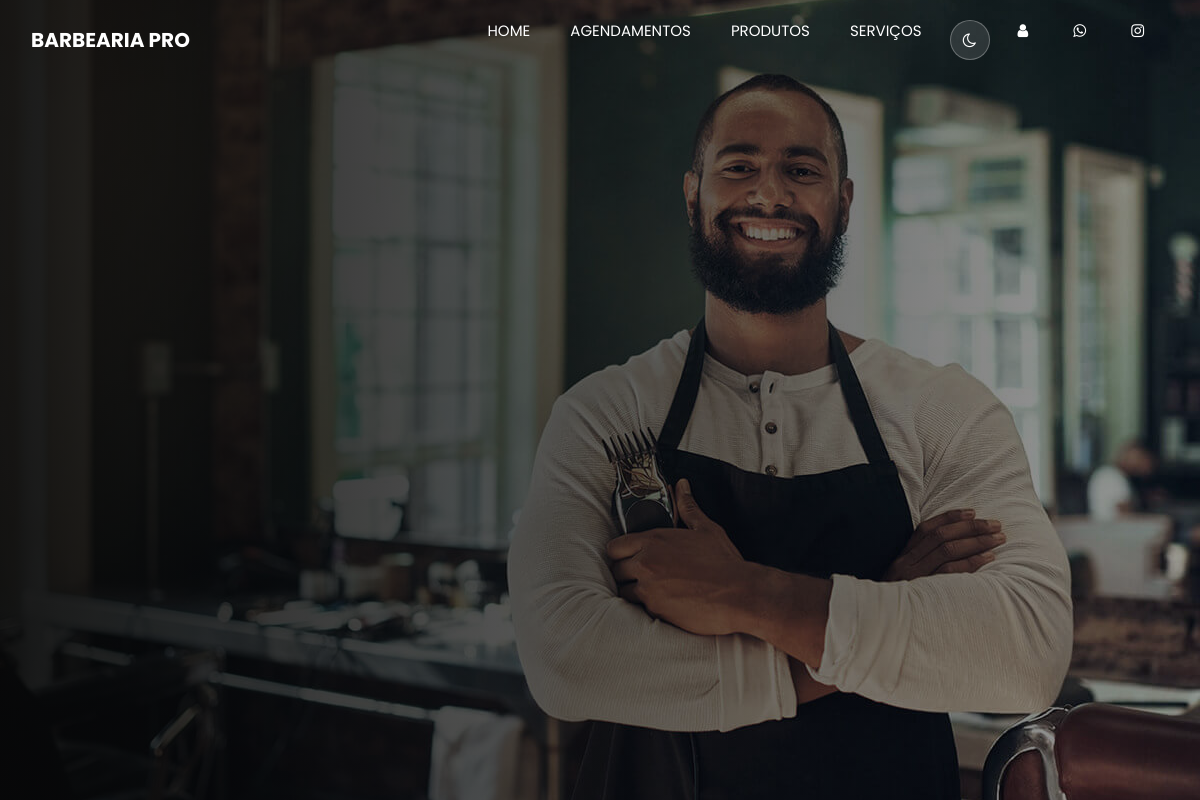
Screenshot of /cabecalho.php with the database file from the repository.
### tables this page shows
CREATE TABLE `config` (
  `id` int(11) NOT NULL,
  `nome` varchar(50) NOT NULL,
  `email` varchar(50) NOT NULL,
  `telefone_fixo` varchar(20) DEFAULT NULL,
  `telefone_whatsapp` varchar(20) NOT NULL,
  `endereco` varchar(100) DEFAULT NULL,
  `logo` varchar(100) DEFAULT NULL,
  `icone` varchar(100) DEFAULT NULL,
  `logo_rel` varchar(100) DEFAULT NULL,
  `tipo_rel` varchar(10) DEFAULT NULL,
  `instagram` varchar(100) DEFAULT NULL,
  `tipo_comissao` varchar(25) NOT NULL,
  `texto_rodape` varchar(255) DEFAULT NULL,
  `img_banner_index` varchar(100) DEFAULT NULL,
  `texto_sobre` varchar(600) DEFAULT NULL,
  `imagem_sobre` varchar(100) DEFAULT NULL,
  `icone_site` varchar(100) NOT NULL,
  `mapa` varchar(1000) DEFAULT NULL,
  `texto_fidelidade` varchar(255) DEFAULT NULL,
  `quantidade_cartoes` int(11) NOT NULL,
  `texto_agendamento` varchar(30) DEFAULT NULL,
  `msg_agendamento` varchar(5) DEFAULT NULL,
  `segmento` varchar(20) NOT NULL DEFAULT 'barbearia'
);

### sistema/conexao.php (called while the page is built, shortened)
<?php
require_once(__DIR__ . '/tenant.php');
try {
    $pdo = new PDO("mysql:dbname=$banco;host=$servidor;port=$porta;charset=utf8", "$usuario", "$senha");
} catch (Exception $e) {
    if (getenv('SHOW_DB_ERROR') === '1') {
        echo 'Nao conectado ao Banco de Dados! <br><br>' . $e->getMessage();
    } else {
        echo 'Nao foi possivel conectar ao banco de dados. Verifique as configuracoes de conexao e se o banco foi importado.';
    }
    exit;
}
if (!function_exists('bb_tel_whatsapp_numero')) {
    function bb_tel_whatsapp_numero($numero)
    {
        $digitos = preg_replace('/\D+/', '', (string) $numero);
        return '55' . $digitos;
    }
}
$nome_sistema      = 'Barbearia PRO';
$whatsapp_sistema  = '(11) 9999-9999';
$query = $pdo->query("SELECT * from config ");
if ($query) {
    $res = $query->fetchAll(PDO::FETCH_ASSOC);
    $total_reg = @count($res);
    if ($total_reg > 0) {
        $nome_sistema      = $res[0]['nome'];
        $whatsapp_sistema  = $res[0]['telefone_whatsapp'];
        $instagram_sistema = $res[0]['instagram'];
        $img_banner_index  = $res[0]['img_banner_index'];
        $segmento          = (isset($res[0]['segmento']) && $res[0]['segmento'] !== '') ? $res[0]['segmento'] : 'barbearia';
    }
}
if (!function_exists('bb_aplicar_segmento')) {
    function bb_aplicar_segmento($seg)
    {
        global $nome_sistema_base, $img_banner_index_base, $imagem_sobre_base, $texto_sobre_base, $texto_rodape_base, $texto_agendamento_base;
        global $whatsapp_sistema_base, $endereco_sistema_base, $instagram_sistema_base, $icone_site_base, $logo_sistema_base, $logo_rel_base, $texto_fidelidade_base, $email_sistema_base;
        if (isset($nome_sistema_base) && $nome_sistema_base !== '') {
            $nome_sistema       = $nome_sistema_base;
            $img_banner_index   = $img_banner_index_base;
            $whatsapp_sistema   = $whatsapp_sistema_base;
            $tel_whatsapp       = bb_tel_whatsapp_numero($whatsapp_sistema);
            $instagram_sistema  = $instagram_sistema_base;
        }
        if ($seg !== 'salao') {
            return;
        }
    }
}
$nome_sistema_base      = $nome_sistema;
$img_banner_index_base  = $img_banner_index;
$whatsapp_sistema_base   = isset($whatsapp_sistema) ? $whatsapp_sistema : '';
$instagram_sistema_base  = isset($instagram_sistema) ? $instagram_sistema : '';
?>

### cabecalho.php (the view, shortened to what this page needs)
<?php
require_once("sistema/conexao.php");
$segmento_site = $segmento;
$segmento = $segmento_site;
?>
<!DOCTYPE html>
<html>
<head>
  <link rel="stylesheet" type="text/css" href="css/bootstrap.css" />
  <link rel="stylesheet" type="text/css" href="https://cdnjs.cloudflare.com/ajax/libs/OwlCarousel2/2.3.4/assets/owl.carousel.min.css" />
  <link href="css/font-awesome.min.css" rel="stylesheet" />
  <?php if($segmento == 'salao'){ ?>
  <link href="css/style-salao.css" rel="stylesheet" />
  <?php }else{ ?>
  <link href="css/style.css" rel="stylesheet" />
  <?php } ?>
  <link href="css/responsive.css" rel="stylesheet" />
</head>
<?php
$current_page = basename($_SERVER['PHP_SELF'], '.php');
$body_class = ($current_page == 'index') ? '' : 'sub_page';
?>
<body class="<?php echo trim($body_class . ($segmento == 'salao' ? ' tema-salao' : '')); ?>">
  <div class="hero_area">
    <div class="hero_bg_box">
      <img src="images/<?php echo $img_banner_index ?>" alt="">
    </div>
    <header class="header_section">
      <div class="container">
        <nav class="navbar navbar-expand-lg custom_nav-container ">
          <a class="navbar-brand " href="index"> <?php echo $nome_sistema ?> </a>
          <div class="collapse navbar-collapse" id="navbarSupportedContent">
            <ul class="navbar-nav  ">
              <li class="nav-item active">
                <a class="nav-link" href="index">Home <span class="sr-only">(current)</span></a>
              </li>
               <li class="nav-item">
                <a class="nav-link" href="agendamentos"> Agendamentos</a>
              </li>
              <li class="nav-item">
                <a class="nav-link" href="produtos">Produtos</a>
              </li>
               <li class="nav-item">
                <a class="nav-link" href="servicos">Serviços</a>
              </li>
              <li class="nav-item">
                <button id="btn-tema" class="tema-toggle" type="button" title="Alternar tema" aria-label="Alternar tema escuro/claro">
                  <i class="tema-icone fa fa-moon-o" aria-hidden="true"></i>
                </button>
              </li>
              <li class="nav-item">
                <a title="Ir para o Sistema" class="nav-link" href="sistema" target="_blank"> <i class="fa fa-user" aria-hidden="true"></i> </a>
              </li>
                <li  class="nav-item">
                <a title="Ir para o Whatsapp" class="nav-link" href="http://api.whatsapp.com/send?1=pt_BR&phone=<?php echo $tel_whatsapp ?>" target="_blank"> <i class="fa fa-whatsapp" aria-hidden="true"></i> </a>
              </li>
               <li class="nav-item">
                <a title="Ver Instagram" class="nav-link" href="<?php echo $instagram_sistema ?>" target="_blank"> <i class="fa fa-instagram" aria-hidden="true"></i> </a>
              </li>
            </ul>
          </div>
        </nav>
      </div>
    </header>

### css/style.css (style rules this page uses)
:root { --fundo: #070707; --fundo-suave: #0d0d0d; --fundo-card: #111111; --fundo-input: #1a1a1a; --fundo-input-2: #1c1c1c; --fundo-info: #0a0a0a; --texto: #e8e8e8; --texto-forte: #ffffff; --texto-nav: #ffffff; --texto-suave: #fefefe; --texto-fraco: #9a9a9a; --texto-apagado: #999999; --borda: #3d3d3d; --dourado: #D4AF37; --dourado-claro: #F0CD7F; --dourado-escuro: #171204; --menu-mobile-fundo: rgba(10, 10, 10, 0.97); }
body { font-family: "Poppins", sans-serif; color: var(--texto); background-color: var(--fundo); overflow-x: hidden; }
a, a:hover, a:focus { text-decoration: none; }
.hero_area { position: relative; min-height: 100vh; display: -webkit-box; display: -ms-flexbox; display: flex; -webkit-box-orient: vertical; -webkit-box-direction: normal; -ms-flex-direction: column; flex-direction: column; }
.hero_area .hero_bg_box { position: absolute; top: 0; left: 0; width: 100%; height: 100%; overflow: hidden; z-index: -1; }
.hero_area .hero_bg_box img { width: 100%; height: 100%; -o-object-fit: cover; object-fit: cover; -o-object-position: center center; object-position: center center; min-width: 100%; min-height: 100%; }
.hero_area .hero_bg_box::before { content: ""; position: absolute; top: 0; left: 0; width: 100%; height: 100%; background: -webkit-gradient( linear, left top, right top, from(rgba(7, 7, 7, 0.93)), to(rgba(7, 7, 7, 0.38)) ); background: linear-gradient( to right, rgba(7, 7, 7, 0.93), rgba(7, 7, 7, 0.38) ); }
.header_section { padding: 15px 0; }
.navbar-brand { color: var(--texto-nav); font-weight: bold; font-size: 20px; text-transform: uppercase; }
.custom_nav-container { padding: 0; }
.custom_nav-container .navbar-nav { margin-left: auto; }
.custom_nav-container .navbar-nav .nav-item .nav-link { padding: 5px 20px; color: var(--texto-nav); text-align: center; text-transform: uppercase; border-radius: 5px; font-size: 15px; -webkit-transition: all 0.3s; transition: all 0.3s; }
.custom_nav-container .navbar-nav .nav-item .nav-link i { margin-right: 5px; }
.tema-toggle { display: inline-flex; align-items: center; justify-content: center; width: 40px; height: 40px; margin: 5px 8px; background: rgba(255, 255, 255, 0.12); border: 1px solid rgba(255, 255, 255, 0.28); border-radius: 50%; color: var(--texto-nav); font-size: 16px; cursor: pointer; outline: none; -webkit-transition: all 0.3s; transition: all 0.3s; }
body, .product_section .product_container, .about_section, .footer_section, .client_section .box .detail-box, .contact_section .form_container input, .footer_section .footer_form input { -webkit-transition: background-color 0.35s ease, color 0.35s ease, border-color 0.35s ease; transition: background-color 0.35s ease, color 0.35s ease, border-color 0.35s ease; }

### css/responsive.css (style rules this page uses)
html { -webkit-text-size-adjust: 100%; }
body { overflow-x: hidden; }
img, iframe, video { max-width: 100%; }
.container { padding-left: 16px; padding-right: 16px; }
.hero_area { min-height: 100svh; }
@media (min-width: 1200px) { .container { max-width: 1170px; } }

### rows the page displays
config: img_banner_index (picture), nome "BARBEARIA PRO"
